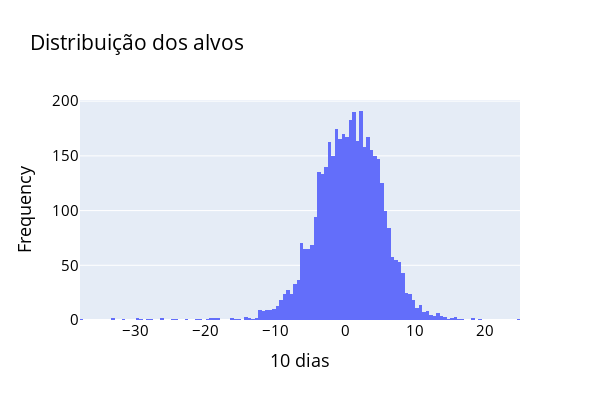

Notebook cell for this chart:
### Code cell
# Analisando as distribuições
fig = go.Figure(data=[go.Histogram(x = df1["Alvo10"])])

fig.update_layout(height = 400, width = 600
                  , title_text = "Distribuição dos alvos"
                  , font_color = "blue"
                  , title_font_color = "black"
                  , xaxis_title = "10 dias"
                  , yaxis_title = "Frequency"
                  , font = dict(size = 15, color = "Black")
                 )

fig.update_layout(hovermode = "x")
fig.show()

### Figure 1 — Plotly figure (JSON) as saved in the notebook; plotly's stock layout.template omitted (floating-point values rounded to 4 significant figures; data arrays with more than 128 entries replaced by an {"elided": "..."} marker saying what was removed)
{"data": [{"type": "histogram", "x": {"elided": "4181 float values"}}], "layout": {"font": {"color": "Black", "size": 15}, "height": 400, "hovermode": "x", "title": {"font": {"color": "black"}, "text": "Distribuição dos alvos"}, "width": 600, "xaxis": {"title": {"text": "10 dias"}}, "yaxis": {"title": {"text": "Frequency"}}}}
